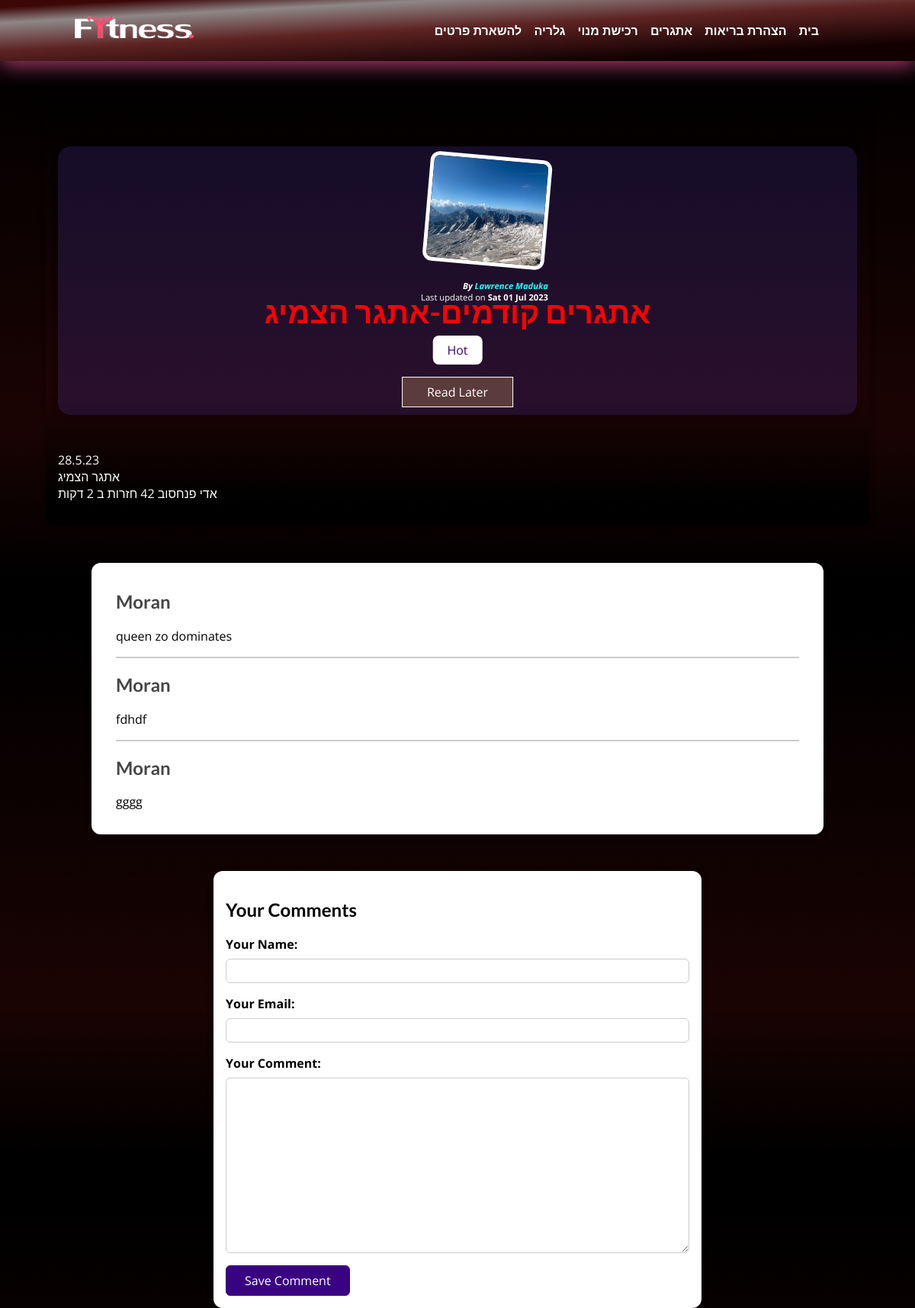
Page /posts/hioke-in-the-mountains on the earlier database version.
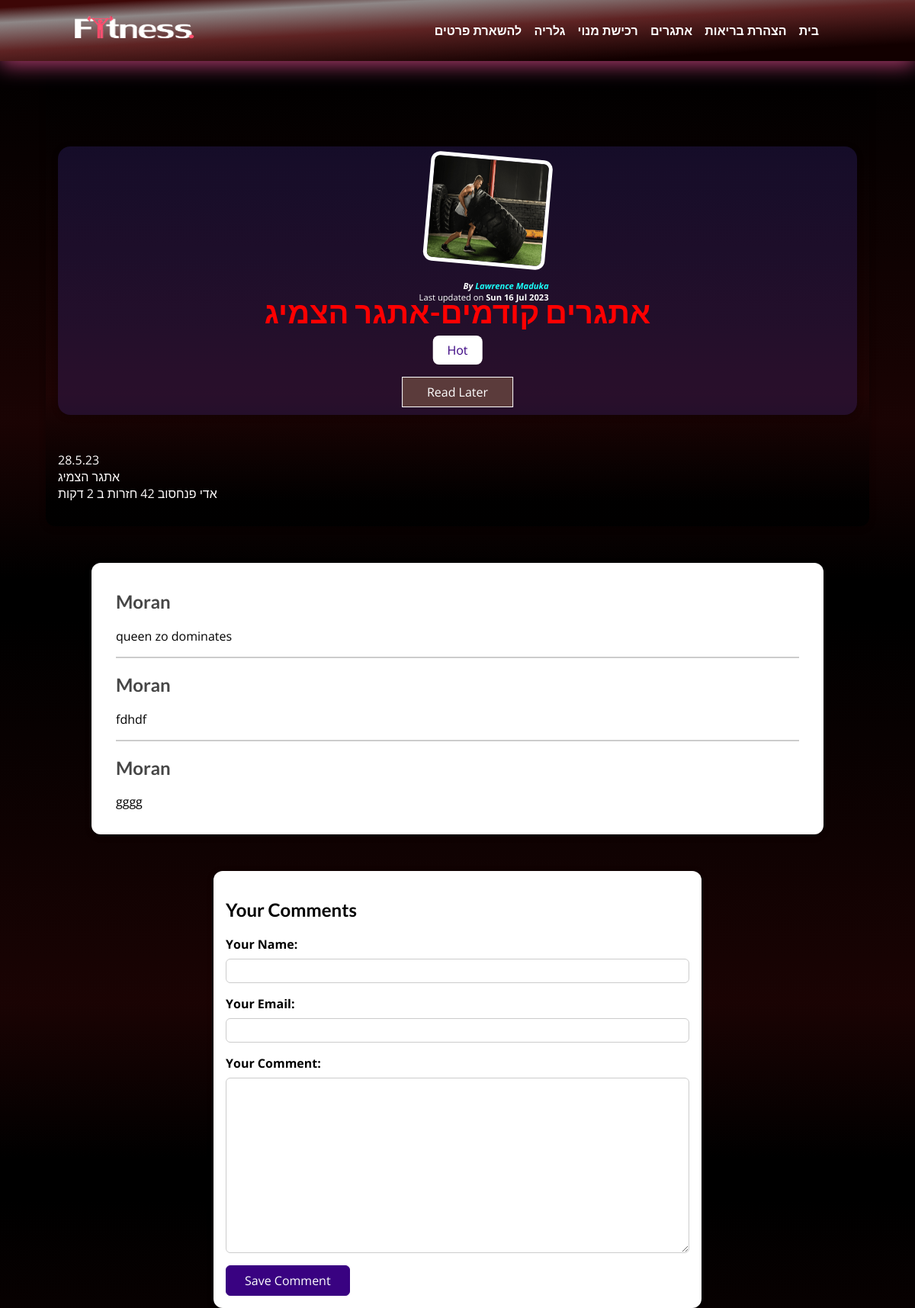
Same page on the later database version.
### blog/models.py (models this page shows, shortened)
class Post(models.Model):
    title = models.CharField(max_length=150)
    excerpt = models.CharField(max_length=200)
    image = models.ImageField(upload_to="post", null= True)
    date = models.DateField(auto_now=True)
    slug = models.SlugField(unique=True, db_index=True)
    content = models.TextField(validators=[MinLengthValidator(10)])
    author = models.ForeignKey(Author, on_delete=models.SET_NULL,null=True, related_name="posts")
    tags = models.ManyToManyField(Tag)

class Tag(models.Model):
    caption = models.CharField(max_length=20)

class Author(models.Model):
    first_name = models.CharField(max_length=150)
    last_name = models.CharField(max_length=150)
    email_address = models.EmailField(max_length=150)
    def full_name(self):
        return f"{self.first_name} {self.last_name}"
    def __str__(self) -> str:
        return self.full_name()

class Comment(models.Model):
    user_name = models.CharField(max_length= 120)
    user_email = models.EmailField()
    text = models.TextField(max_length=400)
    post = models.ForeignKey(Post, on_delete=models.CASCADE, related_name="comments")

### blog/views.py (the view, shortened to what this page needs)
# urls.py: path("posts/<slug:slug>", views.SinglePostsView.as_view(), name="post-detail-page"),
class SinglePostsView(View):
    def is_stored_post(self, request, post_id):
        stored_posts = request.session.get("stored_posts")
        if stored_posts is not None:
            is_saved_for_later = post_id in stored_posts
        else:
            is_saved_for_later = False
        return is_saved_for_later
    def get(self,request,slug):
        post = Post.objects.get(slug=slug)
        stored_posts = request.session.get("stored_posts")
        context = {
            "post":post,
            "post_tags": post.tags.all(),
            "comment_form": CommentForm(),
            "comments": post.comments.all().order_by("-id"),
            "saved_for_later": self.is_stored_post(request, post.id)
        }
        return render(request, "blog/post-detail.html", context)

### blog/forms.py
class CommentForm(forms.ModelForm):
    class Meta:
        model = Comment
        exclude = ["post"]
        labels = {
            "user_name": "Your Name",
            "user_email": "Your Email",
            "text": "Your Comment"
        }

### blog/templates/blog/post-detail.html (shortened to what this page needs)
{% extends 'base.html' %}
{% load static%}
{% block css_files %}
<link rel="stylesheet" href="{% static "blog/post-detail.css" %}">
<link rel="stylesheet" href="{% static "blog/index.css" %}">
{% endblock%}
{% block content%}
<main>
<section id="summary">
    <h2> {{post.title}}</h2>
    <div>{% for tag in post_tags %}
            <span class="tag">{{ tag.caption }}</span>
        {% endfor %}
    </div>
    <div id = "read-later">
        <form action="{% url 'read-later' %}" method= "POST">
            <button>
                {% if saved_for_later %}
                    Remove from read later
                {% else %}
                    Read Later
                {% endif %}
            </button>
        </form>
    </div>
    <article>
            <img src="{{post.image.url}}" alt="{{post.title}}">
            <address> By <a href="mailto:{{post.author.email_address}}">{{post.author|title}}</a></address>
            <div class="post__content">
                Last updated on  <time>{{post.date|date:"D d M Y"}}</time>
                </div>
    </article>
</section>
    <div id="postext">
        {{post.content|linebreaks}}
    </div>
</main>
<section id="comments">
    <ul>
        {% for comment in comments %}
            <li>
                <h2> {{comment.user_name}}</h2>
                <p> {{comment.text | linebreaks }} </p>
            </li>
        {% endfor %}
    </ul>
</section>
<section id="comment-form">
    <h2> Your Comments</h2>
    <form action = "{% url 'post-detail-page' post.slug %}" method = "POST">
        {% for form_field in comment_form %}
            <div class="form-control {% if form_field.errors %}invalid{% endif %}">
                {{form_field.label_tag}}
                {{form_field}}
            </div>
            {% endfor %}
        <button>Save Comment</button>
    </form>
</section>
{% endblock%}

### templates/base.html (shortened to what this page needs)
{% load static %}
<!DOCTYPE html>
<html lang="en">
<head>
    <link rel="stylesheet" href="https://cdnjs.cloudflare.com/ajax/libs/font-awesome/4.7.0/css/font-awesome.min.css">
    <link rel="stylesheet" href="{% static "app.css" %}">
</head>
{% block css_files%}{% endblock %}
<body>
    <header class="topnav" id="main-navigation">
        <a href="{% url "starting-page"%}">
        <img src="{% static "blog/images/fit.png" %}" alt="Law author of Blog">
        </a>
        <nav id="navlinks">
            <a id="navlinkstext" href="{% url "starting-page"%}">בית</a>
            <a id="navlinkstext" href="https://app.tepez.co.il/c/647c0d01c4179d468a812fab/run/">הצהרת בריאות</a>
            <a id="navlinkstext" href="{% url "post-page"%}">אתגרים</a>
            <a id="navlinkstext" href="{% url "starting-page"%}#membership">רכישת מנוי</a>
            <a id="navlinkstext" href="{% url "gallery-page"%}">גלריה</a>
            <a id="navlinkstext" href="{% url "starting-page"%}#info">להשארת פרטים</a>
        </nav>
        </header>
    {% block content %}
    {% endblock %}
</body>
</html>

### static/app.css (style rules this page uses)
* { box-sizing: border-box; }
html { height: 95vh; font-family: 'Open Sans', 'Lato', sans-serif; scroll-behavior: smooth; overflow-x: hidden; }
body { margin: 0; background-color: rgb(0, 0, 0); }
a { text-decoration: none; }
h1, h2, h3 { font-family: 'Lato', sans-serif; font-weight: bold; }
#main-navigation { width: 100%; height: 5rem; display: flex; justify-content: space-between; align-items: center; padding: 0 10%; position: absolute; background: rgb(161,29,29); background: linear-gradient(177deg, rgb(61 7 7) 7%, rgb(142 135 135) 21%, rgb(94 35 35) 47%, rgb(18, 0, 0) 84%); box-shadow: 0 5px 28px rgb(179, 62, 113); top: 0; left: 0; position: fixed; z-index:1 }
#main-navigation img { width: 10rem; height: 5rem; object-fit: center; filter: brightness(800%); position: relative; left: -30px; }
#main-navigation a { text-decoration: none; color: white; font-weight: bold; padding:6px; }

### blog/static/blog/post-detail.css (style rules this page uses)
body { background: rgb(96, 13, 13); background: linear-gradient(180deg, rgb(0, 0, 0) 7%, rgba(31, 4, 4, 0.849) 73%, rgba(0, 0, 0, 1.945) 100%); }
html { scroll-behavior: smooth; }
#main-navigation { background-color: #390281; box-shadow: 0 2px 8px rgba(0, 0, 0, 0.25); }
#summary { display: block; margin: 8rem auto 3rem auto; padding: 2rem; width: 100%; max-width: 90rem; border-radius: 16px; background-color: #664cf529; position: relative; box-shadow: 0 2px 8px rgba(0, 0, 0, 0.25); height: 22rem; position:relative; }
#summary h2 { color: white; width:80%; font-size: 4rem; margin-bottom: 0.25rem; }
#summary article { position: relative; top: -100%; right: 1%; padding: 1rem 2rem; border-radius: 12px; text-align: right; color: white; }
#summary article img { width: 12rem; height: 12rem; border-radius: 12px; transform: rotateZ(5deg); border: 5px solid white; margin-bottom: 1rem; }
#summary address { font-weight: bold; }
#summary a { color: #1afff9; text-decoration: none; }
time { font-weight: bold; }
#read-later { margin: 2rem 0; }
#read-later button { background-color: #5b3b3b; border: 1px solid white; padding: 0.5rem 2rem; font: inherit; color: white; cursor: pointer; }
main { width: 90%; max-width: 90rem; margin: 3rem auto; background: rgb(96, 13, 13); background: linear-gradient(180deg, rgb(0, 0, 0) 7%, rgba(31, 4, 4, 0.849) 73%, rgba(0, 0, 0, 0.945) 95%); padding: 1rem; border-radius: 12px; box-shadow: 0 2px 8px rgba(0, 0, 0, 0.25); }
#postext p { color: #fffcfc; font-size:1.5vw }
.tag { background-color: white; color: #390281; padding: 0.5rem 1rem; border-radius: 8px; }
#comment-form { margin: 3rem auto; width: 90%; max-width: 40rem; border-radius: 12px; background-color: white; box-shadow: 0 2px 8px rgba(0, 0, 0, 0.25); padding: 1rem; }
#comment-form button { font: inherit; background-color: #390281; color: white; border: 1px solid #390281; padding: 0.5rem 1.5rem; border-radius: 6px; cursor: pointer; }
.form-control { margin-bottom: 1rem; }
.form-control label { font-weight: bold; margin-bottom: 0.5rem; display: block; }
.form-control input, .form-control textarea { display: block; width: 100%; font: inherit; padding: 0.25rem; border-radius: 6px; border: 1px solid #ccc; }
#comments { margin: 3rem auto; width: 90%; max-width: 60rem; border-radius: 12px; background-color: white; box-shadow: 0 2px 8px rgba(0, 0, 0, 0.25); padding: 1rem 2rem; }
#comments ul { list-style: none; margin: 0; padding: 0; }
#comments li { margin-bottom: 1rem; border-bottom: 2px solid #ccc; }
#comments li:last-of-type { border-bottom: none; }
#comments h2 { color: #464646; }
@media (max-width:1400px) { #summary h2 { color: rgb(255, 0, 0); font-size:2.5rem; padding-top:8rem; text-align:center; width:100% } }
@media (max-width:1400px) { #summary article { font-size:0.7rem; position:absolute; top: -1%; right: 40%; transform: translate(20%, 0%); } }
@media (max-width:1400px) { #summary article img { width:10rem; height:9rem; } }
@media (max-width:1400px) { #read-later button { position:absolute; top: 80%; right: 50%; transform: translate(50%, 50%); } }
@media (max-width:1400px) { #postext p { color: #fffcfc; font-size:1rem; } }
@media (max-width:1400px) { .tag { position:absolute; top: 65%; right: 50%; transform: translate(50%, 50%); } }

Differences in the rows shown:
changed Post "אתגרים קודמים-אתגר הצמיג": image: a different picture; date "Sat 01 Jul 2023" → "Sun 16 Jul 2023"
